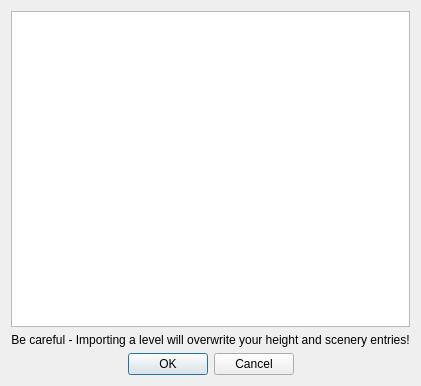
<?xml version="1.0" encoding="UTF-8"?>
<ui version="4.0">
 <class>ImportDialog</class>
 <widget class="QDialog" name="ImportDialog">
  <property name="geometry">
   <rect>
    <x>0</x>
    <y>0</y>
    <width>400</width>
    <height>386</height>
   </rect>
  </property>
  <property name="windowTitle">
   <string>Import Level</string>
  </property>
  <layout class="QVBoxLayout" name="verticalLayout">
   <item>
    <widget class="QListView" name="listView">
     <property name="selectionRectVisible">
      <bool>false</bool>
     </property>
    </widget>
   </item>
   <item>
    <widget class="QLabel" name="label">
     <property name="text">
      <string>Be careful - Importing a level will overwrite your height and scenery entries!</string>
     </property>
     <property name="alignment">
      <set>Qt::AlignCenter</set>
     </property>
    </widget>
   </item>
   <item>
    <widget class="QDialogButtonBox" name="buttonBox">
     <property name="orientation">
      <enum>Qt::Horizontal</enum>
     </property>
     <property name="standardButtons">
      <set>QDialogButtonBox::Cancel|QDialogButtonBox::Ok</set>
     </property>
     <property name="centerButtons">
      <bool>true</bool>
     </property>
    </widget>
   </item>
  </layout>
 </widget>
 <resources/>
 <connections>
  <connection>
   <sender>buttonBox</sender>
   <signal>accepted()</signal>
   <receiver>ImportDialog</receiver>
   <slot>accept()</slot>
   <hints>
    <hint type="sourcelabel">
     <x>248</x>
     <y>254</y>
    </hint>
    <hint type="destinationlabel">
     <x>157</x>
     <y>274</y>
    </hint>
   </hints>
  </connection>
  <connection>
   <sender>buttonBox</sender>
   <signal>rejected()</signal>
   <receiver>ImportDialog</receiver>
   <slot>reject()</slot>
   <hints>
    <hint type="sourcelabel">
     <x>316</x>
     <y>260</y>
    </hint>
    <hint type="destinationlabel">
     <x>286</x>
     <y>274</y>
    </hint>
   </hints>
  </connection>
 </connections>
</ui>
